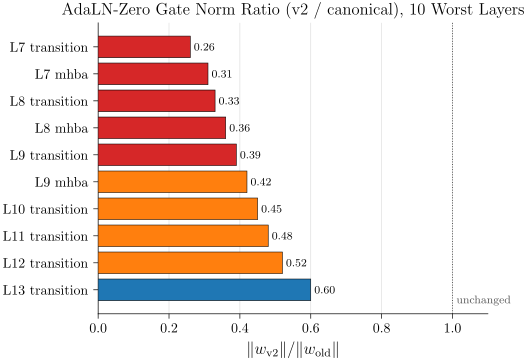

Recreate this plot in Python.
# P11_v2: same data as table, but as a horizontal bar chart for visual hierarchy
# Differs from v1 by chart form (table vs bar)
# Visualizes: F5 / E009 / E015
# DATA: inline from content_masterarbeit.md F5
import sys
from pathlib import Path
sys.path.insert(0, str(Path(__file__).parent.parent))
from plot_utils import figsize
import matplotlib.pyplot as plt
import numpy as np

names = [
    "L7 transition", "L7 mhba", "L8 transition", "L8 mhba",
    "L9 transition", "L9 mhba", "L10 transition",
    "L11 transition", "L12 transition", "L13 transition",
]
ratios = [0.26, 0.31, 0.33, 0.36, 0.39, 0.42, 0.45, 0.48, 0.52, 0.60]

# sort ascending for clarity (worst at top)
order = np.argsort(ratios)
names = [names[i] for i in order][::-1]
ratios = [ratios[i] for i in order][::-1]

fig, ax = plt.subplots(figsize=figsize(0.8, ratio=0.75))
y = np.arange(len(names))
colors = ["#d62728" if r < 0.40 else "#ff7f0e" if r < 0.55 else "#1f77b4" for r in ratios]
ax.barh(y, ratios, color=colors, edgecolor="black", lw=0.4, zorder=3)
for yi, r in zip(y, ratios):
    ax.text(r + 0.01, yi, f"{r:.2f}", va="center", fontsize=8)

ax.axvline(1.0, color="#555", ls=":", lw=0.7)
ax.text(1.0, -0.5, "  unchanged", color="#555", fontsize=8)

ax.set_yticks(y); ax.set_yticklabels(names)
ax.set_xlim(0, 1.1)
ax.set_xlabel(r"$\| w_{\mathrm{v2}} \| / \| w_{\mathrm{old}} \|$")
ax.set_title("AdaLN-Zero Gate Norm Ratio (v2 / canonical), 10 Worst Layers")
ax.spines[["top","right"]].set_visible(False)
ax.grid(True, lw=0.4, alpha=0.5, zorder=0, axis="x")

fig.savefig(Path(__file__).with_suffix(".pdf"))
